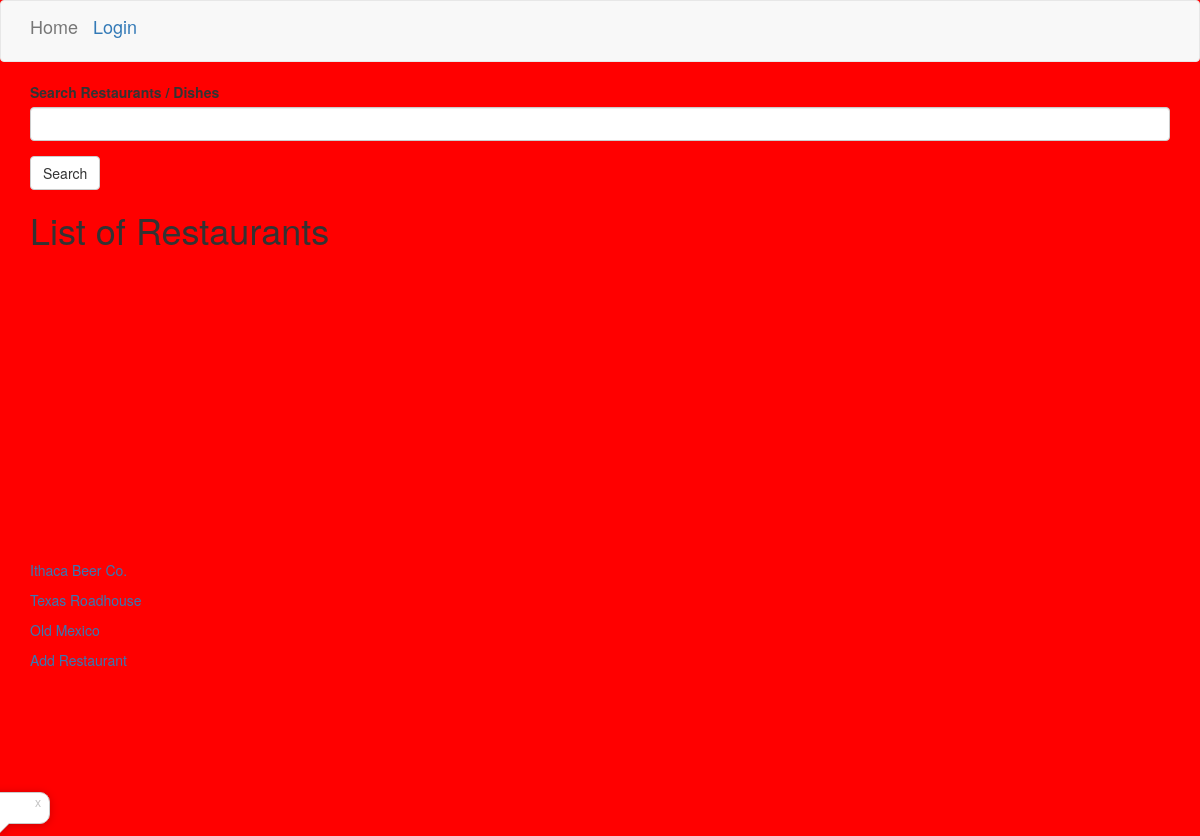
The app's page /restaurants, older data.
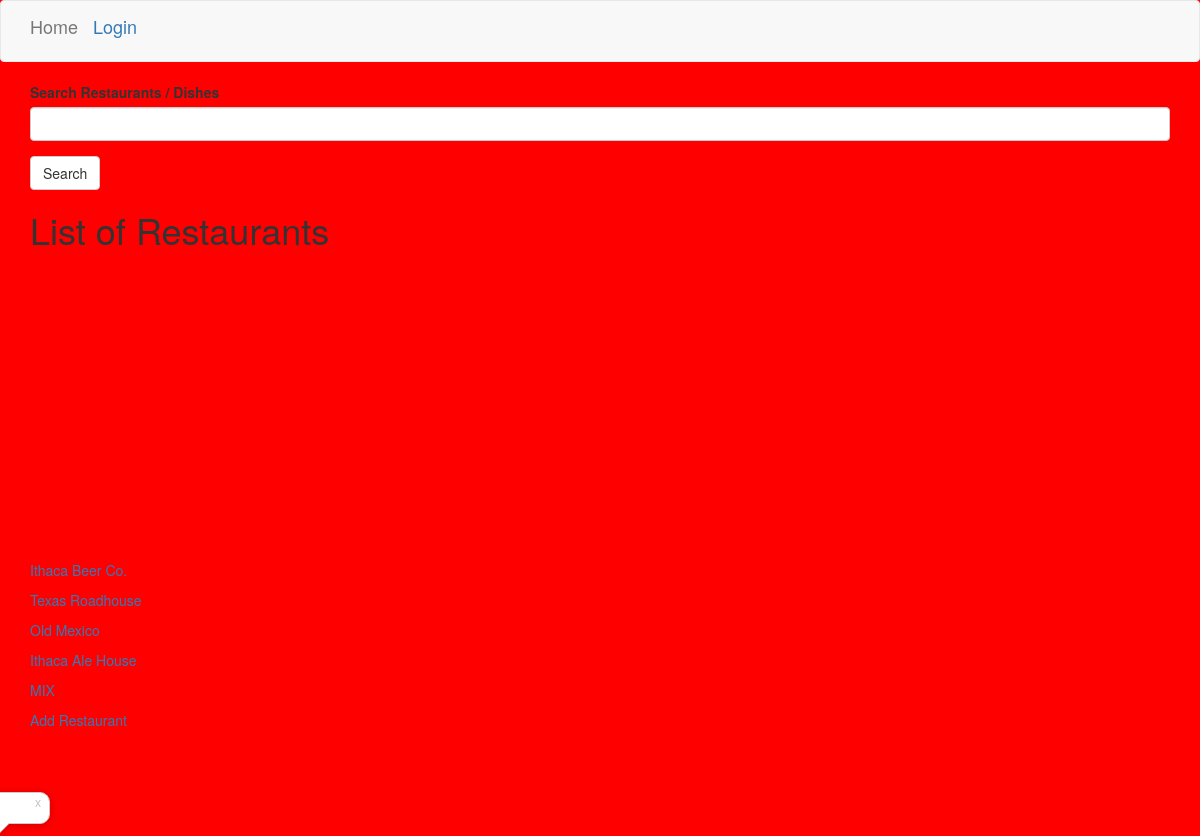
The same page, newer data.
### app/models.py (models this page shows, shortened)
class Restaurant(db.Model):
    id = db.Column(db.Integer, primary_key=True)
    name = db.Column(db.String(128), index=True, unique=True)
    rating = db.Column(db.Integer)
    description = db.Column(db.String(128), index=True)
    location = db.Column(db.String(128), index=True, unique=True)
    latitude = db.Column(db.Float)
    longitude = db.Column(db.Float)
    r2ds = db.relationship('RestaurantToDish', backref='restaurant', lazy='dynamic')
    reviews = db.relationship('Review', backref='restaurant', lazy='dynamic')

### app/routes.py (the view)
@app.route('/restaurants', methods=['GET', 'POST'])
def restaurants(restauraunts=None):
    form = SearchBarForm()
    if form.validate_on_submit():
        restaurauntlist = Restaurant.query.filter(Restaurant.name.contains(form.search.data)).all()
    else:
        restaurauntlist = Restaurant.query.all()
    return render_template('restaurants.html', title='Restaurants', restaurants=restaurauntlist, form=form)

### app/forms.py
class SearchBarForm(FlaskForm):
    search = StringField('Search Restaurants / Dishes')
    submit = SubmitField('Search')

### app/templates/restaurants.html (shortened to what this page needs)
{% extends "base.html" %}
{% import 'bootstrap/wtf.html' as wtf %}
    {% block app_content %}
         {{ wtf.quick_form(form) }}
        <h1>List of Restaurants</h1>
             <!doctype html>
<html lang="en">
  <head>
    <link rel="stylesheet" href="https://cdn.rawgit.com/openlayers/openlayers.github.io/master/en/v5.3.0/css/ol.css"
          type="text/css">
       <link rel="stylesheet" href="openstreetmap.css" type="text/css">
  </head>
  <body>
    <div id="map" style="width: 400px; height: 300px;"></div>
    <div id="popup" class="ol-popup">
      <a href="#" id="popup-closer" class="ol-popup-closer"></a>
    </div>
  </body>
</html>
            {% for restaurant in restaurants %}
            <p><a href="{{ url_for('restaurant', name=restaurant.name) }}">{{ restaurant.name }}</a></p>
            {% endfor %}
        <a href={{ url_for('newrestaurant') }}>Add Restaurant</a>
{%  endblock %}

### app/templates/base.html (shortened to what this page needs)
{%  extends 'bootstrap/base.html' %}
    {% block navbar %}
     <nav class="navbar navbar-default">
        <div class="container">
            <div class="navbar-header">
                <a class="navbar-brand" href="{{ url_for('index') }}">Home</a>
            </div>
            <div class="collapse navbar-collapse" id="bs-example-navbar-collapse-1">
                <ul class="navbar-brand ml-auto">
                    {% if current_user.is_anonymous %}
                        <a href="{{ url_for('login') }}">Login</a>
                    {% else %}
                        <a href={{ url_for('restaurants') }}>Restaurants</a>
                        <a href={{ url_for('dishes') }}>Dishes</a>
                        <a href="{{ url_for('user', username=current_user.username) }}">Profile</a>
                        <a href="{{ url_for('logout') }}">Logout</a>
                    {% endif %}
                </ul>
            </div>
        </div>
    </nav>
    {% endblock %}
    <{% block content %}
    <div class="container">
        {% block app_content %}{% endblock %}
    </div>
{% endblock %}

### app/openstreetmap.css (style rules this page uses)
.ol-popup { font-family: 'Lucida Grande', Verdana, Geneva, Lucida, Arial, Helvetica, sans-serif !important; font-size: 12px; position: absolute; background-color: white; -webkit-filter: drop-shadow(0 1px 4px rgba(0, 0, 0, 0.2)); filter: drop-shadow(0 1px 4px rgba(0, 0, 0, 0.2)); padding: 15px; border-radius: 10px; border: 1px solid #cccccc; bottom: 12px; left: -50px; min-width: 100px; }
.ol-popup:after, .ol-popup:before { top: 100%; border: solid transparent; content: " "; height: 0; width: 0; position: absolute; pointer-events: none; }
.ol-popup:after { border-top-color: white; border-width: 10px; left: 48px; margin-left: -10px; }
.ol-popup:before { border-top-color: #cccccc; border-width: 11px; left: 48px; margin-left: -11px; }
.ol-popup-closer { text-decoration: none; position: absolute; top: 2px; right: 8px; }
.ol-popup-closer:after { content: "x"; color: #c3c3c3; }

### app/templates/base.html (style rules this page uses)
body { background: red !important; }

Row changes from the older to the newer data that the page shows:
added Restaurant: name "Ithaca Ale House"
added Restaurant: name "MIX"
